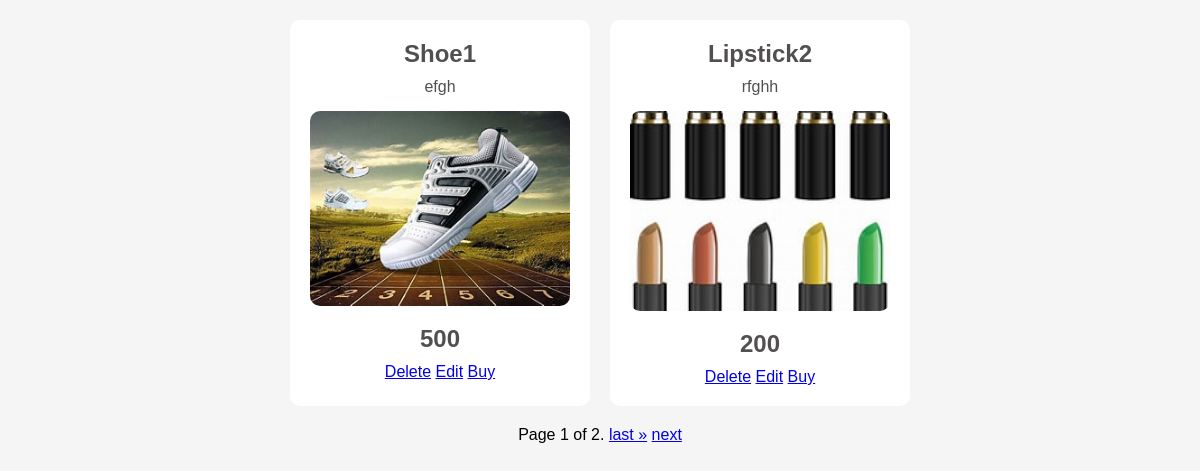
The app's page /viewcart (signed in) with its own data.
### app/models.py (models this page shows)
class Cart(models.Model):
    product_id=models.ForeignKey(Product,on_delete=models.CASCADE)
    user_id=models.ForeignKey(User,on_delete=models.CASCADE)
    quantity=models.IntegerField(default=1,null=True,blank=True)

class Product(models.Model):
    product_id=models.ForeignKey(Company,on_delete=models.CASCADE)
    name=models.CharField(max_length=100)
    image=models.FileField(upload_to='media')
    description=models.CharField(max_length=100)
    price=models.IntegerField()
    catogory=models.CharField(null=True,blank=True,max_length=100)

### app/views.py (the view)
# urls.py: path('viewcart',views.viewcart,name='viewcart'),
def viewcart(request):
    user = User.objects.get( user_id=request.user.id)
    data= Cart.objects.filter(user_id=user)
    items_per_page=2
    paginator=Paginator(data,items_per_page)
    page=request.GET.get('page',1)
    try:
        data=paginator.page(page)
    except PageNotAnInteger:
        data=paginator.page(1)
    except EmptyPage:
        data=paginator.page(paginator.num_pages)
    context={
        'data':data
    }
    return render(request, 'viewcart.html',context)

### templates/viewcart.html (shortened to what this page needs)
<!DOCTYPE html>
<html lang="en">
<head>
</head>
<body>
    <div class="container">
        {% for i in data %}
        <div class="card">
            <h2>{{ i.product_id.name }}</h2>
            <p>{{ i.product_id.description }}</p>
            <img class="image" src="{{ i.product_id.image.url }}" alt="" height="100px" width="100px">
            <h2>{{i.product_id.price}}</h2>
            <a href="{% url 'deletecart' id=i.id %}" class="delete">Delete</a>
            <a href="{% url 'editcart' id=i.id %}">Edit</a>
            <a href="{% url 'buyproduct' id=i.id %}">Buy</a>
        </div>
        {% endfor %}
    </div>
    <div>
        <span>
          <span class="current">Page {{ data.number }} of {{ data.paginator.num_pages }}.</span>
          {% if data.has_next %}
            <a href="?page={{ data.paginator.num_pages }}">last &raquo;</a>
          {% endif %}
          {% if data.has_next %}
            <a  href="?page={{ data.next_page_number }}">next</a>
          {% endif %}
        </span>
    </div>
</body>
</html>

### templates/viewcart.html (style rules this page uses)
* { margin: 0; padding: 0; box-sizing: border-box; }
body { font-family: Arial, sans-serif; background-color: whitesmoke; display: flex; justify-content: center; align-items: center; flex-direction: column; }
.container { display: flex; flex-wrap: wrap; gap: 20px; justify-content: center; padding: 20px; }
.card { background-color: white; border-radius: 10px; width: 300px; padding: 20px; text-align: center; }
.image { width: 100%; height: auto; max-height: 200px; object-fit: cover; border-radius: 10px; margin-bottom: 15px; }
.card h2 { margin-bottom: 10px; color: rgb(82,79,79); }
.card p { color: rgb(82, 79, 79); margin-bottom: 15px; }

### records on screen
Cart: product_id.name "Shoe1", product_id.description "efgh", product_id.image (picture), product_id.price "500"
Cart: product_id.name "Lipstick2", product_id.description "rfghh", product_id.image (picture), product_id.price "200"

### other values on screen
{{ data.number }} "1"
{{ data.paginator.num_pages }} "2"
